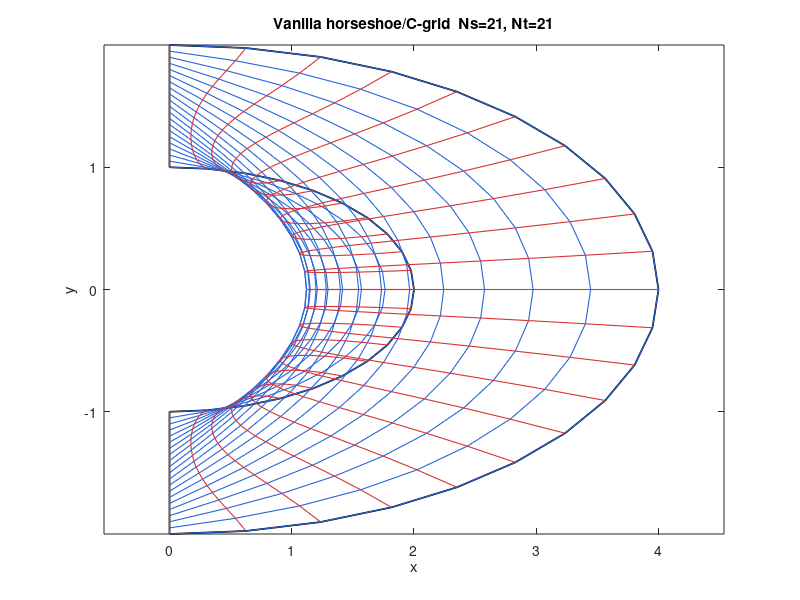

The MATLAB script that drew this image:
function swan_length_grid_vanilla()
% Vanilla length grid for a horseshoe / C-grid.
% Solves Laplace equations:
%    ΔX = 0,   ΔY = 0
% on the unit logical domain (s,t) in [0,1]x[0,1],
% with Dirichlet boundary data taken from the C-grid mapping.

%% ---------------- User settings ----------------
Ns = 21; 
Nt = 21;
I = Ns; 
J = Nt;

hs = 1/(I-1); 
ht = 1/(J-1);

%% ---------------- Horseshoe / C-grid boundaries ----------------
rho = 2.0;
b0  = 1.0;   % inner radius
b1  = 2.0;   % outer radius

% Boundary parameter values
sb = linspace(0,1,I);      % along bottom/top
sl = linspace(0,1,J).';    % along left/right (column vector)

% Boundary functions
xb_fun = @(s) rho*b0*cos(pi*(1 - 2*s)/2);
yb_fun = @(s)     b0*sin(pi*(1 - 2*s)/2);

xt_fun = @(s) rho*b1*cos(pi*(1 - 2*s)/2);
yt_fun = @(s)     b1*sin(pi*(1 - 2*s)/2);

xl_fun = @(t) 0*t;
yl_fun = @(t) b0 + (b1-b0)*t;

xr_fun = @(t) 0*t;
yr_fun = @(t) -(b0 + (b1-b0)*t);

% Evaluate boundaries
xb = xb_fun(sb);   yb = yb_fun(sb);
xt = xt_fun(sb);   yt = yt_fun(sb);
xl = xl_fun(sl);   yl = yl_fun(sl);
xr = xr_fun(sl);   yr = yr_fun(sl);

%% ---------------- Pack boundary arrays as (J x I) ----------------
% rows ~ t, cols ~ s
BX = nan(J,I); 
BY = nan(J,I);

BX(1,:) = xb;   BY(1,:) = yb;   % bottom (t=0)  inner arc
BX(J,:) = xt;   BY(J,:) = yt;   % top    (t=1)  outer arc
BX(:,1) = xl;   BY(:,1) = yl;   % left   (s=0)  upper radial side
BX(:,I) = xr;   BY(:,I) = yr;   % right  (s=1)  lower radial side

% Enforce exact corner consistency
BX(1,1) = xb(1);     BY(1,1) = yb(1);
BX(1,I) = xb(end);   BY(1,I) = yb(end);
BX(J,1) = xt(1);     BY(J,1) = yt(1);
BX(J,I) = xt(end);   BY(J,I) = yt(end);

%% ---------------- Laplace operators ----------------
nI = I-2; 
nJ = J-2;

eI = ones(nI,1); 
eJ = ones(nJ,1);

Ts = spdiags([-eI 2*eI -eI], [-1 0 1], nI, nI);  % s-direction
Tt = spdiags([-eJ 2*eJ -eJ], [-1 0 1], nJ, nJ);  % t-direction

wx = 1/(hs^2);
wy = 1/(ht^2);

Aop = wy * full(Tt);
Bop = wx * full(Ts);

%% ---------------- RHS from boundaries ----------------
bFxL = BX(2:J-1, 1);   bFyL = BY(2:J-1, 1);
bFxR = BX(2:J-1, I);   bFyR = BY(2:J-1, I);
bFxB = BX(1, 2:I-1);   bFyB = BY(1, 2:I-1);
bFxT = BX(J, 2:I-1);   bFyT = BY(J, 2:I-1);

Fx = zeros(nJ,nI);  
Fy = zeros(nJ,nI);

Fx(:,1)   = Fx(:,1)   + wx * bFxL;
Fx(:,end) = Fx(:,end) + wx * bFxR;
Fx(1,:)   = Fx(1,:)   + wy * bFxB;
Fx(end,:) = Fx(end,:) + wy * bFxT;

Fy(:,1)   = Fy(:,1)   + wx * bFyL;
Fy(:,end) = Fy(:,end) + wx * bFyR;
Fy(1,:)   = Fy(1,:)   + wy * bFyB;
Fy(end,:) = Fy(end,:) + wy * bFyT;

%% ---------------- Solve Sylvester systems ----------------
Ux = sylvester(Aop, Bop, Fx);
Uy = sylvester(Aop, Bop, Fy);

%% ---------------- Insert interior ----------------
X = BX; 
Y = BY;

X(2:J-1, 2:I-1) = Ux;
Y(2:J-1, 2:I-1) = Uy;

%% ---------------- Plot grid ----------------
figure('Color','w'); 
hold on; 
axis equal; 
box on;

col1 = [0.15 0.4 0.85];   % row lines
col2 = [0.85 0.2 0.2];    % column lines

% boundary curves
plot(X([1 end],:).', Y([1 end],:).', 'k-', 'LineWidth', 1.25);
plot(X(:,[1 end]),   Y(:,[1 end]),   'k-', 'LineWidth', 1.25);

% row lines (t = const)
for j = 1:J
    plot(X(j,:), Y(j,:), '-', 'Color', col1, 'LineWidth', 0.8);
end

% column lines (s = const)
for i = 1:I
    plot(X(:,i), Y(:,i), '-', 'Color', col2, 'LineWidth', 0.8);
end

title(sprintf('Vanilla horseshoe/C-grid  Ns=%d, Nt=%d', Ns, Nt));
xlabel('x'); 
ylabel('y');
hold off;

%% ---------------- Optional Jacobian check ----------------
%{
xs = (X(:,3:end)-X(:,1:end-2))/(2*hs);
ys = (Y(:,3:end)-Y(:,1:end-2))/(2*hs);
xtd = (X(3:end,:)-X(1:end-2,:))/(2*ht);
ytd = (Y(3:end,:)-Y(1:end-2,:))/(2*ht);

Jc = xs(2:end-1,:).*ytd(:,2:end-1) - xtd(:,2:end-1).*ys(2:end-1,:);
fprintf('Min det(J) over cells: %.3e\n', min(Jc(:)));
%}
end
